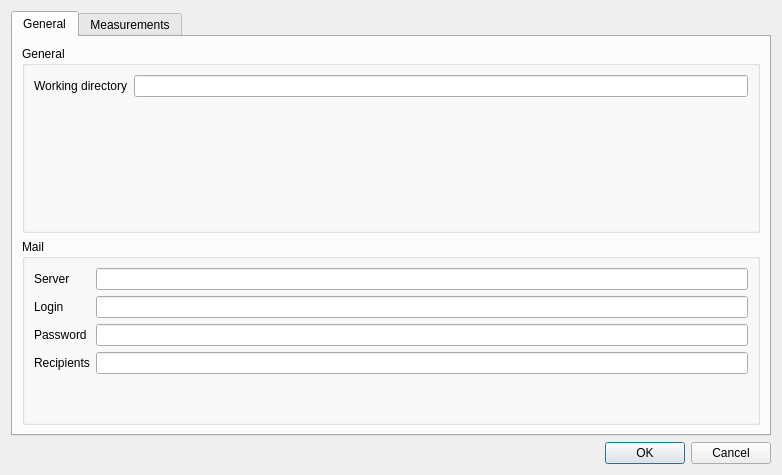
<?xml version="1.0" encoding="UTF-8"?>
<ui version="4.0">
 <class>Settings</class>
 <widget class="QDialog" name="Settings">
  <property name="geometry">
   <rect>
    <x>0</x>
    <y>0</y>
    <width>782</width>
    <height>475</height>
   </rect>
  </property>
  <property name="windowTitle">
   <string>Settings</string>
  </property>
  <layout class="QGridLayout" name="gridLayout">
   <item row="0" column="0">
    <widget class="QTabWidget" name="tabWidget">
     <property name="currentIndex">
      <number>0</number>
     </property>
     <widget class="QWidget" name="General">
      <attribute name="title">
       <string>General</string>
      </attribute>
      <layout class="QVBoxLayout" name="verticalLayout_6">
       <item>
        <widget class="QGroupBox" name="groupBox_6">
         <property name="title">
          <string>General</string>
         </property>
         <layout class="QVBoxLayout" name="verticalLayout_7">
          <item>
           <layout class="QFormLayout" name="formLayout_6">
            <item row="0" column="0">
             <widget class="QLabel" name="label_15">
              <property name="text">
               <string>Working directory</string>
              </property>
             </widget>
            </item>
            <item row="0" column="1">
             <widget class="QLineEdit" name="global_workdir"/>
            </item>
           </layout>
          </item>
         </layout>
        </widget>
       </item>
       <item>
        <widget class="QGroupBox" name="groupBox_5">
         <property name="title">
          <string>Mail</string>
         </property>
         <layout class="QVBoxLayout" name="verticalLayout_5">
          <item>
           <layout class="QFormLayout" name="formLayout">
            <item row="2" column="0">
             <widget class="QLabel" name="label_3">
              <property name="text">
               <string>Password</string>
              </property>
             </widget>
            </item>
            <item row="2" column="1">
             <widget class="QLineEdit" name="mail_password">
              <property name="echoMode">
               <enum>QLineEdit::PasswordEchoOnEdit</enum>
              </property>
             </widget>
            </item>
            <item row="1" column="0">
             <widget class="QLabel" name="label_2">
              <property name="text">
               <string>Login</string>
              </property>
             </widget>
            </item>
            <item row="1" column="1">
             <widget class="QLineEdit" name="mail_login"/>
            </item>
            <item row="0" column="0">
             <widget class="QLabel" name="label">
              <property name="text">
               <string>Server</string>
              </property>
             </widget>
            </item>
            <item row="0" column="1">
             <widget class="QLineEdit" name="mail_server"/>
            </item>
            <item row="3" column="0">
             <widget class="QLabel" name="label_16">
              <property name="text">
               <string>Recipients</string>
              </property>
             </widget>
            </item>
            <item row="3" column="1">
             <widget class="QLineEdit" name="mail_recipients"/>
            </item>
           </layout>
          </item>
         </layout>
        </widget>
       </item>
      </layout>
     </widget>
     <widget class="QWidget" name="Measurements">
      <attribute name="title">
       <string>Measurements</string>
      </attribute>
      <layout class="QGridLayout" name="gridLayout_3">
       <item row="1" column="1">
        <widget class="QGroupBox" name="groupBox_3">
         <property name="title">
          <string>Static transfer function</string>
         </property>
         <layout class="QVBoxLayout" name="verticalLayout_2">
          <item>
           <layout class="QFormLayout" name="formLayout_4">
            <item row="0" column="0">
             <widget class="QLabel" name="label_8">
              <property name="text">
               <string>Amplitude</string>
              </property>
             </widget>
            </item>
            <item row="1" column="0">
             <widget class="QLabel" name="label_9">
              <property name="text">
               <string>Points</string>
              </property>
             </widget>
            </item>
            <item row="0" column="1">
             <widget class="QLineEdit" name="stf_amplitude"/>
            </item>
            <item row="1" column="1">
             <widget class="QLineEdit" name="stf_steps"/>
            </item>
           </layout>
          </item>
         </layout>
        </widget>
       </item>
       <item row="1" column="0">
        <widget class="QGroupBox" name="groupBox_2">
         <property name="title">
          <string>Transfer function</string>
         </property>
         <layout class="QVBoxLayout" name="verticalLayout_3">
          <item>
           <layout class="QFormLayout" name="formLayout_3">
            <item row="0" column="0">
             <widget class="QLabel" name="label_6">
              <property name="text">
               <string>Start frequency exponent</string>
              </property>
             </widget>
            </item>
            <item row="1" column="0">
             <widget class="QLabel" name="label_7">
              <property name="text">
               <string>Stop frequency exponent</string>
              </property>
             </widget>
            </item>
            <item row="0" column="1">
             <widget class="QLineEdit" name="dtf_start_freq_exp"/>
            </item>
            <item row="1" column="1">
             <widget class="QLineEdit" name="dtf_stop_freq_exp"/>
            </item>
            <item row="2" column="1">
             <widget class="QLineEdit" name="dtf_freq_points"/>
            </item>
            <item row="2" column="0">
             <widget class="QLabel" name="label_10">
              <property name="text">
               <string>Frequency points</string>
              </property>
             </widget>
            </item>
           </layout>
          </item>
         </layout>
        </widget>
       </item>
       <item row="0" column="0">
        <widget class="QGroupBox" name="groupBox">
         <property name="title">
          <string>PSD</string>
         </property>
         <layout class="QVBoxLayout" name="verticalLayout">
          <item>
           <layout class="QFormLayout" name="formLayout_2">
            <item row="0" column="0">
             <widget class="QLabel" name="label_4">
              <property name="text">
               <string>Average number</string>
              </property>
             </widget>
            </item>
            <item row="1" column="0">
             <widget class="QLabel" name="label_5">
              <property name="text">
               <string>Sampling frequencies</string>
              </property>
             </widget>
            </item>
            <item row="0" column="1">
             <widget class="QLineEdit" name="psd_snapshots_count">
              <property name="inputMask">
               <string>999</string>
              </property>
             </widget>
            </item>
            <item row="1" column="1">
             <widget class="QLineEdit" name="psd_sampling_freq"/>
            </item>
           </layout>
          </item>
         </layout>
        </widget>
       </item>
       <item row="0" column="1">
        <widget class="QGroupBox" name="groupBox_4">
         <property name="title">
          <string>Asic</string>
         </property>
         <layout class="QVBoxLayout" name="verticalLayout_4">
          <item>
           <layout class="QFormLayout" name="formLayout_5">
            <item row="0" column="0">
             <widget class="QLabel" name="label_11">
              <property name="text">
               <string>X channel discovery</string>
              </property>
             </widget>
            </item>
            <item row="1" column="0">
             <widget class="QLabel" name="label_12">
              <property name="text">
               <string>Y channel discovery</string>
              </property>
             </widget>
            </item>
            <item row="2" column="0">
             <widget class="QLabel" name="label_13">
              <property name="text">
               <string>Z  channel discovery</string>
              </property>
             </widget>
            </item>
            <item row="3" column="0">
             <widget class="QLabel" name="label_14">
              <property name="text">
               <string>Current limit</string>
              </property>
             </widget>
            </item>
            <item row="0" column="1">
             <widget class="QLineEdit" name="asic_chx_disco"/>
            </item>
            <item row="1" column="1">
             <widget class="QLineEdit" name="asic_chy_disco"/>
            </item>
            <item row="2" column="1">
             <widget class="QLineEdit" name="asic_chz_disco"/>
            </item>
            <item row="3" column="1">
             <widget class="QLineEdit" name="asic_current_limit"/>
            </item>
           </layout>
          </item>
         </layout>
        </widget>
       </item>
      </layout>
     </widget>
    </widget>
   </item>
   <item row="1" column="0">
    <widget class="QDialogButtonBox" name="buttonBox">
     <property name="orientation">
      <enum>Qt::Horizontal</enum>
     </property>
     <property name="standardButtons">
      <set>QDialogButtonBox::Cancel|QDialogButtonBox::Ok</set>
     </property>
    </widget>
   </item>
  </layout>
 </widget>
 <resources/>
 <connections>
  <connection>
   <sender>buttonBox</sender>
   <signal>accepted()</signal>
   <receiver>Settings</receiver>
   <slot>accept()</slot>
   <hints>
    <hint type="sourcelabel">
     <x>248</x>
     <y>254</y>
    </hint>
    <hint type="destinationlabel">
     <x>157</x>
     <y>274</y>
    </hint>
   </hints>
  </connection>
  <connection>
   <sender>buttonBox</sender>
   <signal>rejected()</signal>
   <receiver>Settings</receiver>
   <slot>reject()</slot>
   <hints>
    <hint type="sourcelabel">
     <x>316</x>
     <y>260</y>
    </hint>
    <hint type="destinationlabel">
     <x>286</x>
     <y>274</y>
    </hint>
   </hints>
  </connection>
 </connections>
</ui>
